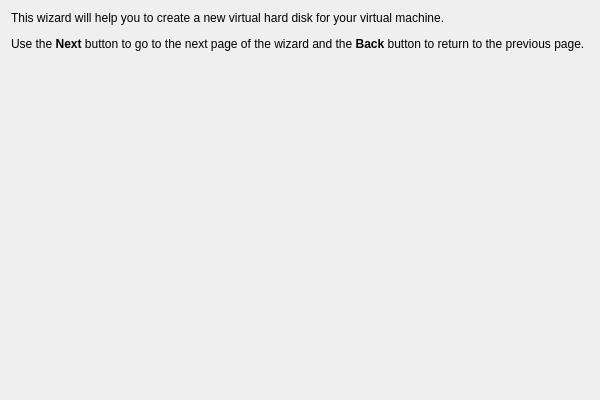
<?xml version="1.0" encoding="UTF-8"?>
<ui version="4.0">
 <comment>
 VBox frontends: Qt4 GUI ("VirtualBox"):

     Copyright (C) 2009-2010 Sun Microsystems, Inc.

     This file is part of VirtualBox Open Source Edition (OSE), as
     available from http://www.virtualbox.org. This file is free software;
     you can redistribute it and/or modify it under the terms of the GNU
     General Public License (GPL) as published by the Free Software
     Foundation, in version 2 as it comes in the "COPYING" file of the
     VirtualBox OSE distribution. VirtualBox OSE is distributed in the
     hope that it will be useful, but WITHOUT ANY WARRANTY of any kind.

     Please contact Sun Microsystems, Inc., 4150 Network Circle, Santa
     Clara, CA 95054 USA or visit http://www.sun.com if you need
     additional information or have any questions.
 </comment>
 <class>UINewHDWzdPage1</class>
 <widget class="QWidget" name="UINewHDWzdPage1">
  <property name="geometry">
   <rect>
    <x>0</x>
    <y>0</y>
    <width>600</width>
    <height>400</height>
   </rect>
  </property>
  <property name="sizePolicy">
   <sizepolicy hsizetype="Minimum" vsizetype="Minimum">
    <horstretch>0</horstretch>
    <verstretch>0</verstretch>
   </sizepolicy>
  </property>
  <layout class="QVBoxLayout" name="m_pLayout1">
   <property name="bottomMargin" >
    <number>0</number>
   </property>
   <item>
    <widget class="QILabel" name="m_pPage1Text1">
     <property name="text">
      <string>&lt;p&gt;This wizard will help you to create a new virtual hard disk for your virtual machine.&lt;/p&gt;&lt;p&gt;Use the &lt;b&gt;Next&lt;/b&gt; button to go to the next page of the wizard and the &lt;b&gt;Back&lt;/b&gt; button to return to the previous page.&lt;/p&gt;</string>
     </property>
     <property name="wordWrap">
      <bool>true</bool>
     </property>
    </widget>
   </item>
   <item>
    <spacer name="m_pSpacer1">
     <property name="sizeHint" stdset="0">
      <size>
       <width>0</width>
       <height>0</height>
      </size>
     </property>
    </spacer>
   </item>
  </layout>
 </widget>
 <customwidgets>
  <customwidget>
   <class>QILabel</class>
   <extends>QLabel</extends>
   <header>QILabel.h</header>
  </customwidget>
 </customwidgets>
 <resources/>
 <connections/>
</ui>
